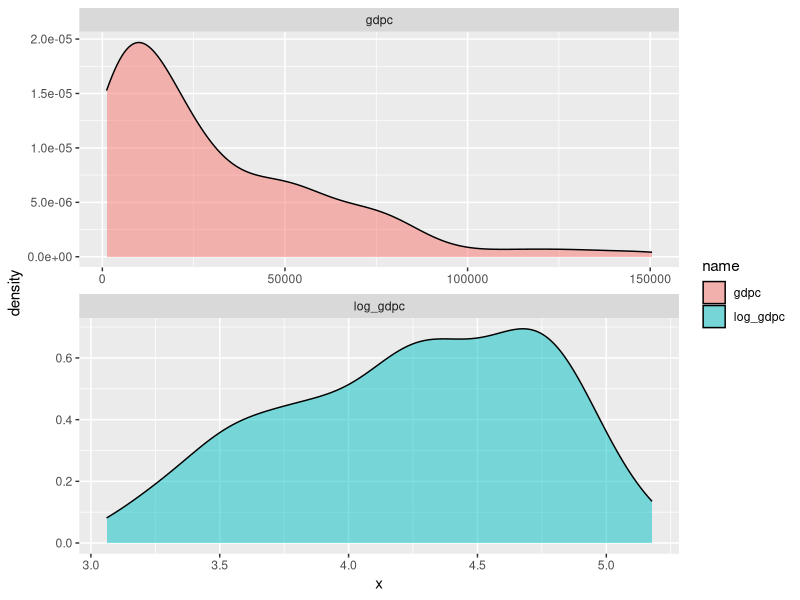
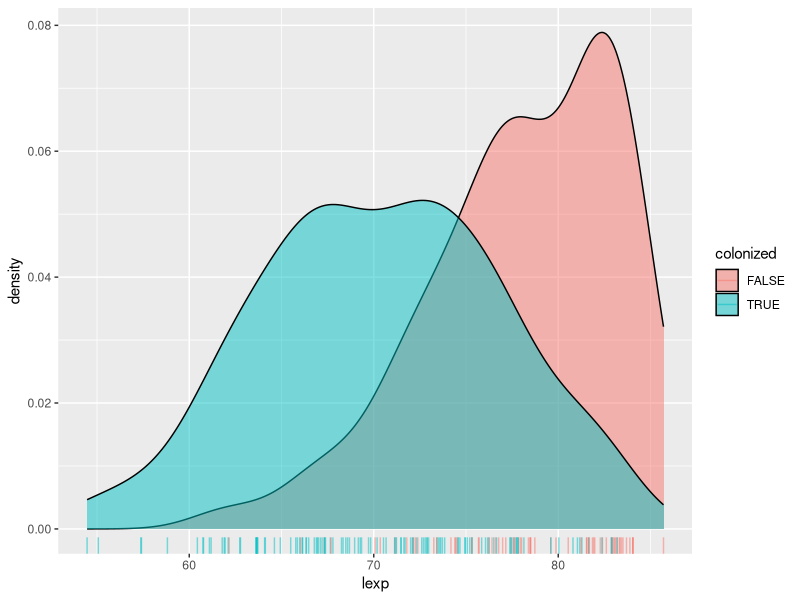
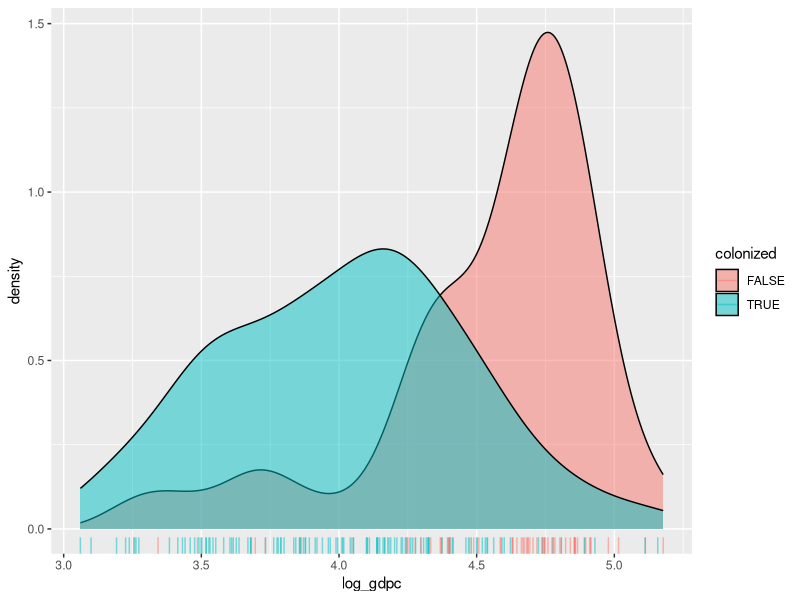

The R source for these figures, in order:
# ==============================================================================
#     _                _ _          _   ____  _        _
#    / \   _ __  _ __ | (_) ___  __| | / ___|| |_ __ _| |_ ___
#   / _ \ | '_ \| '_ \| | |/ _ \/ _` | \___ \| __/ _` | __/ __|
#  / ___ \| |_) | |_) | | |  __/ (_| |  ___) | || (_| | |_\__ \
# /_/   \_\ .__/| .__/|_|_|\___|\__,_| |____/ \__\__,_|\__|___/
#         |_|   |_|
#
# Life expectancy and colonial origin (continued)
#
# ============================= See README file for data sources and details ===

# required packages -------------------------------------------------------

library(broom)
library(tidyverse)

# load and inspect the data -----------------------------------------------

d <- readr::read_tsv("data/life-expectancy.tsv")

summary(d$lexp)

# log-transform GDP/capita (as explained last week)
d$log_gdpc <- log10(d$gdpc)

# if you forgot why, check the distributions
pivot_longer(select(d, gdpc, log_gdpc), everything(), values_to = "x") %>%
  ggplot(aes(x, fill = name)) +
  geom_density(alpha = 1/2) +
  facet_wrap(~ name, scales = "free", ncol = 1)

# create colonial origin dummy
d$colonized <- if_else(d$ht_colonial == 0, FALSE, TRUE)
with(d, table(continent, colonized))

# take a look at the data if you are curious
# glimpse(d)
# view(d)

# plot relationships ------------------------------------------------------

# life expectancy by colonial origin
ggplot(drop_na(d, colonized, lexp), aes(x = lexp)) +
  geom_density(aes(fill = colonized), alpha = 1/2) +
  geom_rug(aes(color = colonized), alpha = 1/2)

# GDP/capita by colonial origin
ggplot(drop_na(d, colonized, log_gdpc), aes(x = log_gdpc)) +
  geom_density(aes(fill = colonized), alpha = 1/2) +
  geom_rug(aes(color = colonized), alpha = 1/2)

# look carefully at the code:
#
# 1. we drop missing values with `drop_na`
# 2. we indicate that the x-axis will show either `lexp` or `log_gdpc`
# 3. we plot density curves with `geom_density`
# 4. we add the bottom ticks with `geom_rug`

# point estimation (confidence intervals) ---------------------------------

# fastest way to get point estimates
t.test(lexp[ colonized == 0 ] ~ 1, data = d)
t.test(lexp[ colonized == 1 ] ~ 1, data = d)

# the function above is actually the same `t.test` function that we will use
# right below to statistically test the association between both variables

# same results, rounded to two decimals
round(t.test(lexp[ colonized == 0 ] ~ 1, data = d)$conf.int, 2)
round(t.test(lexp[ colonized == 1 ] ~ 1, data = d)$conf.int, 2)

# the above works because the `t.test` function returns a list of results that
# contains an item called `conf.int` that can be accessed with the `$` symbol

# manual breakdown of the underlying 95% CI formula (minus small corrections)
ci95 <- function(x) {

  x <- na.omit(x)          # remove missing values

  n <- length(x)           # sample size N
  xbar <- mean(x)          # mean
  se <- sd(x) / sqrt(n)    # standard error of the mean

  t <- stats::qnorm(.975)  # t / alpha (critical value)
  ci_lo <- xbar - t * se   # lower 95% CI
  ci_hi <- xbar + t * se   # upper 95% CI

  return(round(c("Lower 95% CI" = ci_lo, "Mean" = xbar,
                 "Upper 95% CI" = ci_hi, "N" = n), 2))

}

# same results
ci95(d$lexp[ d$colonized == 0 ])
ci95(d$lexp[ d$colonized == 1 ])

# comparison of means (t-test) --------------------------------------------

t.test(lexp ~ colonized, data = d)

# the full list of results looks like this
str(t.test(lexp ~ colonized, data = d))

# the difference in means between both groups can be accessed as follows, but
# note that this shows mean B - mean A, so be careful when reading the sign
diff(t.test(lexp ~ colonized, data = d)$estimate)

# as seen earlier, the confidence interval around that that difference is here
round(t.test(lexp ~ colonized, data = d)$conf.int, 2)

# the p-value is clearly below our threshold
t.test(lexp ~ colonized, data = d)$p.value < 0.01

# last, here's a function to show all results at once, including the difference
# in means, with the sign reversed when compared to the result of the previous
# method used, because this one shows group A - group B instead
broom::tidy(t.test(lexp ~ colonized, data = d))

# exercise (1) ------------------------------------------------------------

# t-test of log-GDP/c by colonial origin


# Q1. how large is the difference?
# Q2. is it statistically significant?

# exercise (2) ------------------------------------------------------------

# is there a life expectancy gap between sub-Saharan African countries and
# MENA (Middle East & North Africa) countries? is it statistically robust?
count(d, continent, region)

# step 1. subset the data to Africa
# step 2. t-test between the two regions


# kthxbye
